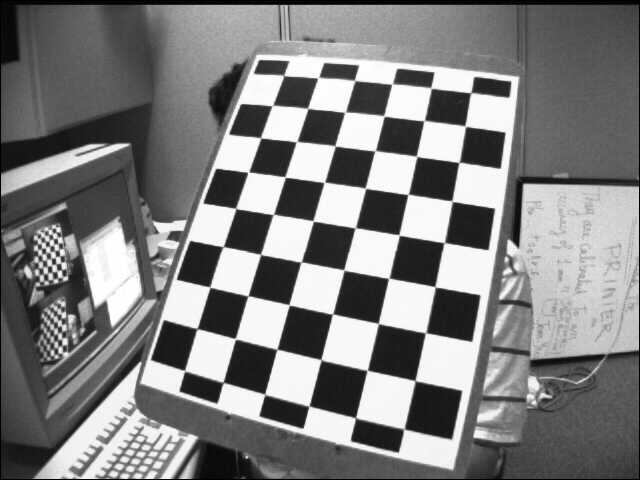
#> input picture data/left/left08.jpg, 640 x 480 px
$ python pyramid.py
#> lines starting #> are read from the running program, lines starting #| are printed output that depends on the picture
"""Render an AR triangular pyramid on a chessboard using pose estimation."""

from pathlib import Path

import cv2
import numpy as np

# Checkerboard geometry (must match calibration)
BOARD_SIZE = (9, 6)
SQUARE_SIZE_MM = 25.0

# Corner refinement termination criteria
CRITERIA = (cv2.TERM_CRITERIA_EPS + cv2.TERM_CRITERIA_MAX_ITER, 30, 0.001)

# Persisted calibration data from Lab 8
CAMERA_MATRIX_PATH = "camera_matrix.npy"
DIST_COEFFS_PATH = "dist_coeffs.npy"

# Image to render on
IMAGE_PATH = Path("data/left/left08.jpg")

# Axis length in squares
AXIS_LENGTH = 3

# Pyramid geometry: base inscribed in a 3x3 square region, centered at (4, 2.5)
PYRAMID_CENTER = np.array([4.0, 2.5])
PYRAMID_RADIUS = 1.5  # Circumradius in squares — fits inside a 3x3 area

# Drawing
AXIS_THICKNESS = 3
PYRAMID_COLOR = (255, 0, 255)  # Magenta
PYRAMID_THICKNESS = 3

OUTPUT_AXES = "axes.jpg"
OUTPUT_PYRAMID = "triangular.jpg"


def load_calibration():
    """Load persisted camera matrix and distortion coefficients."""
    mtx = np.load(CAMERA_MATRIX_PATH)
#> (reads camera_matrix.npy from the repository)
    dist = np.load(DIST_COEFFS_PATH)
#> (reads dist_coeffs.npy from the repository)
    return mtx, dist


def detect_corners(img, board_size=BOARD_SIZE):
    """Find and refine chessboard corners in a single image."""
    gray = cv2.cvtColor(img, cv2.COLOR_BGR2GRAY)
    found, corners = cv2.findChessboardCorners(gray, board_size, None)
    if not found:
        raise RuntimeError(f"Chessboard corners not found in {IMAGE_PATH}")
    return cv2.cornerSubPix(gray, corners, (11, 11), (-1, -1), CRITERIA)


def build_object_points(board_size=BOARD_SIZE):
    """Create 3D object points for the chessboard (z=0 plane)."""
    objp = np.zeros((board_size[0] * board_size[1], 3), np.float32)
    objp[:, :2] = np.mgrid[0 : board_size[0], 0 : board_size[1]].T.reshape(-1, 2)
    objp *= SQUARE_SIZE_MM
    return objp


def draw_axes(img, rvec, tvec, mtx, dist):
    """Draw RGB axes (X=red, Y=green, Z=blue) at the chessboard origin."""
    length = AXIS_LENGTH * SQUARE_SIZE_MM
    origin = np.float32([[0, 0, 0]])
    axes = np.float32([[length, 0, 0], [0, length, 0], [0, 0, -length]])

    origin_2d, _ = cv2.projectPoints(origin, rvec, tvec, mtx, dist)
    axes_2d, _ = cv2.projectPoints(axes, rvec, tvec, mtx, dist)

    o = tuple(origin_2d.reshape(-1, 2)[0].astype(int))
    colors = [(0, 0, 255), (0, 255, 0), (255, 0, 0)]  # X=red, Y=green, Z=blue
    for pt, color in zip(axes_2d.reshape(-1, 2).astype(int), colors):
        cv2.line(img, o, tuple(pt), color, AXIS_THICKNESS)


def build_pyramid_points():
    """Define a regular tetrahedron in chessboard coordinates."""
    cx, cy = PYRAMID_CENTER * SQUARE_SIZE_MM
    r = PYRAMID_RADIUS * SQUARE_SIZE_MM
    # For a regular tetrahedron, apex height = circumradius * sqrt(2)
    h = -r * np.sqrt(2)

    angles = [np.pi / 2, 7 * np.pi / 6, 11 * np.pi / 6]
    base = np.array(
        [[cx + r * np.cos(a), cy + r * np.sin(a), 0] for a in angles],
        dtype=np.float32,
    )
    apex = np.array([[cx, cy, h]], dtype=np.float32)
    return np.vstack([base, apex])


def draw_pyramid(img, projected):
    """Draw the tetrahedron wireframe in magenta."""
    pts = projected.reshape(-1, 2).astype(int)
    b0, b1, b2, apex = pts[0], pts[1], pts[2], pts[3]

    for start, end in [(b0, b1), (b1, b2), (b2, b0)]:
        cv2.line(img, tuple(start), tuple(end), PYRAMID_COLOR, PYRAMID_THICKNESS)
    for base_pt in [b0, b1, b2]:
        cv2.line(img, tuple(base_pt), tuple(apex), PYRAMID_COLOR, PYRAMID_THICKNESS)


if __name__ == "__main__":
    mtx, dist = load_calibration()
    original = cv2.imread(str(IMAGE_PATH))
#> original is the input picture: shape (480, 640, 3); min 0, max 255, mean 127.3
    obj_points = build_object_points()
    img_points = detect_corners(original)
#> in detect_corners, `found, corners = cv2.findChessboardCorners(gray, board_size, None)`: found = True; corners = 54 rows, first 8: [470.9, 92.64], [465.3, 126.4], [458.8, 162.8], [451.7, 200.8], [444.5, 242.5], [434.9, 286.6], [425.5, 332.8], [414.9, 380.5]
#> img_points = 54 rows, first 8: [470.8, 92.58], [465.3, 126.1], [459.1, 162.4], [452, 201.1], [444.3, 242.7], [435.2, 286.8], [425.6, 332.8], [415.1, 380.6]

    _, rvec, tvec = cv2.solvePnP(obj_points, img_points, mtx, dist)
#> rvec = [-0.164, 0.0129, 1.73]; tvec = [-856.4, -580.8, 1341.7]

    # Image 1: RG
    # B axes
    axes_img = original.copy()
    draw_axes(axes_img, rvec, tvec, mtx, dist)
#> in draw_axes, `origin_2d, _ = cv2.projectPoints(origin, rvec, tvec, mtx, dist)`: origin_2d = [[481.4, 90.86]]
#> in draw_axes, `axes_2d, _ = cv2.projectPoints(axes, rvec, tvec, mtx, dist)`: axes_2d = [[449.1, 208.3], [358.3, 70.98], [417.4, 24.53]]
#> in draw_axes, `o = tuple(origin_2d.reshape(-1, 2)[0].astype(int))`: o = (481, 90)
#> the loop in draw_axes, `for pt, color in zip(axes_2d.reshape(-1, 2).astype(int), colors):` made 3 passes
#> (pt, color) on passes 1 to 3: ([449, 208], (0, 0, 255)), ([358, 70], (0, 255, 0)), ([417, 24], (255, 0, 0))
    cv2.imwrite(OUTPUT_AXES, axes_img)
    print(f"Saved {OUTPUT_AXES}")

    # Image 2: Magenta tetrahedron wireframe
    pyramid_img = original.copy()
    pyramid_3d = build_pyramid_points()
    pyramid_2d, _ = cv2.projectPoints(pyramid_3d, rvec, tvec, mtx, dist)
#> pyramid_2d = [[273, 221.3], [380.3, 184.9], [352, 288.2], [284.2, 189.8]]
    draw_pyramid(pyramid_img, pyramid_2d)
#> in draw_pyramid, `pts = projected.reshape(-1, 2).astype(int)`: pts = [[273, 221], [380, 184], [351, 288], [284, 189]]
#> in draw_pyramid, `b0, b1, b2, apex = pts[0], pts[1], pts[2], pts[3]`: b0 = [273, 221]; b1 = [380, 184]; b2 = [351, 288]; apex = [284, 189]
#> the loop in draw_pyramid, `for start, end in [(b0, b1), (b1, b2), (b2, b0)]:` made 3 passes
#> (start, end) on passes 1 to 3: ([273, 221], [380, 184]), ([380, 184], [351, 288]), ([351, 288], [273, 221])
#> the loop in draw_pyramid, `for base_pt in [b0, b1, b2]:` made 3 passes
#> after the loop in draw_pyramid, `for base_pt in [b0, b1, b2]:`:
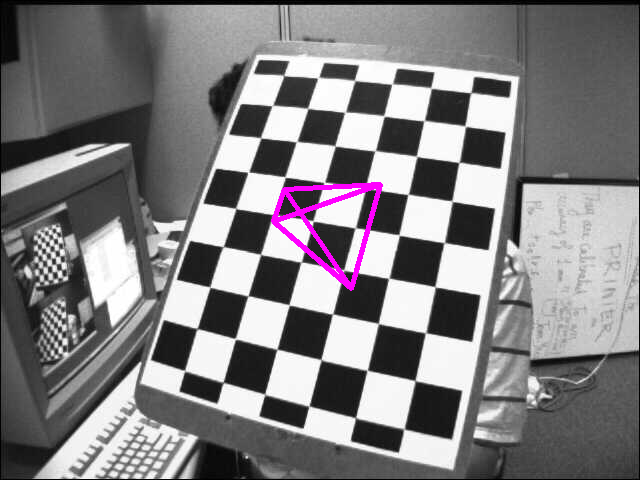
#> img: shape (480, 640, 3); mean B, G, R 128.3, 126.1, 128.3
    cv2.imwrite(OUTPUT_PYRAMID, pyramid_img)
    print(f"Saved {OUTPUT_PYRAMID}")

    cv2.imshow("Axes", axes_img)
    cv2.imshow("Triangular Pyramid", pyramid_img)
    cv2.waitKey(0)
    cv2.destroyAllWindows()
